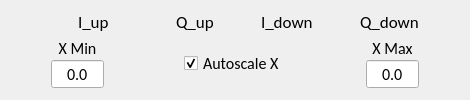
                <widget class="QWidget" name="tab_3">
                 <attribute name="title">
                  <string>IQ signals and Spectrums</string>
                 </attribute>
                 <layout class="QGridLayout" name="gridLayout_33">
                  <item row="2" column="0">
                   <layout class="QVBoxLayout" name="verticalLayout_110">
                    <property name="spacing">
                     <number>0</number>
                    </property>
                    <property name="topMargin">
                     <number>0</number>
                    </property>
                    <item>
                     <layout class="QHBoxLayout" name="horizontalLayout_66">
                      <property name="topMargin">
                       <number>0</number>
                      </property>
                      <item>
                       <spacer name="horizontalSpacer_174">
                        <property name="orientation">
                         <enum>Qt::Horizontal</enum>
                        </property>
                        <property name="sizeHint" stdset="0">
                         <size>
                          <width>40</width>
                          <height>20</height>
                         </size>
                        </property>
                       </spacer>
                      </item>
                      <item>
                       <widget class="QLabel" name="label_94">
                        <property name="sizePolicy">
                         <sizepolicy hsizetype="Maximum" vsizetype="Preferred">
                          <horstretch>0</horstretch>
                          <verstretch>0</verstretch>
                         </sizepolicy>
                        </property>
                        <property name="maximumSize">
                         <size>
                          <width>40</width>
                          <height>16777215</height>
                         </size>
                        </property>
                        <property name="text">
                         <string/>
                        </property>
                        <property name="pixmap">
                         <pixmap>../images/blue_legend.png</pixmap>
                        </property>
                        <property name="scaledContents">
                         <bool>false</bool>
                        </property>
                       </widget>
                      </item>
                      <item>
                       <spacer name="horizontalSpacer_175">
                        <property name="orientation">
                         <enum>Qt::Horizontal</enum>
                        </property>
                        <property name="sizeType">
                         <enum>QSizePolicy::Minimum</enum>
                        </property>
                        <property name="sizeHint" stdset="0">
                         <size>
                          <width>20</width>
                          <height>20</height>
                         </size>
                        </property>
                       </spacer>
                      </item>
                      <item>
                       <widget class="QLabel" name="label_95">
                        <property name="sizePolicy">
                         <sizepolicy hsizetype="Maximum" vsizetype="Preferred">
                          <horstretch>0</horstretch>
                          <verstretch>0</verstretch>
                         </sizepolicy>
                        </property>
                        <property name="font">
                         <font>
                          <family>Calibri</family>
                          <pointsize>13</pointsize>
                         </font>
                        </property>
                        <property name="text">
                         <string>I_up</string>
                        </property>
                       </widget>
                      </item>
                      <item>
                       <spacer name="horizontalSpacer_176">
                        <property name="orientation">
                         <enum>Qt::Horizontal</enum>
                        </property>
                        <property name="sizeHint" stdset="0">
                         <size>
                          <width>40</width>
                          <height>20</height>
                         </size>
                        </property>
                       </spacer>
                      </item>
                      <item>
                       <widget class="QLabel" name="label_96">
                        <property name="sizePolicy">
                         <sizepolicy hsizetype="Maximum" vsizetype="Preferred">
                          <horstretch>0</horstretch>
                          <verstretch>0</verstretch>
                         </sizepolicy>
                        </property>
                        <property name="maximumSize">
                         <size>
                          <width>40</width>
                          <height>16777215</height>
                         </size>
                        </property>
                        <property name="text">
                         <string/>
                        </property>
                        <property name="pixmap">
                         <pixmap>../images/red_legend.png</pixmap>
                        </property>
                        <property name="scaledContents">
                         <bool>false</bool>
                        </property>
                       </widget>
                      </item>
                      <item>
                       <spacer name="horizontalSpacer_177">
                        <property name="orientation">
                         <enum>Qt::Horizontal</enum>
                        </property>
                        <property name="sizeType">
                         <enum>QSizePolicy::Minimum</enum>
                        </property>
                        <property name="sizeHint" stdset="0">
                         <size>
                          <width>20</width>
                          <height>20</height>
                         </size>
                        </property>
                       </spacer>
                      </item>
                      <item>
                       <widget class="QLabel" name="label_97">
                        <property name="sizePolicy">
                         <sizepolicy hsizetype="Maximum" vsizetype="Preferred">
                          <horstretch>0</horstretch>
                          <verstretch>0</verstretch>
                         </sizepolicy>
                        </property>
                        <property name="font">
                         <font>
                          <family>Calibri</family>
                          <pointsize>13</pointsize>
                         </font>
                        </property>
                        <property name="text">
                         <string>Q_up</string>
                        </property>
                       </widget>
                      </item>
                      <item>
                       <spacer name="horizontalSpacer_178">
                        <property name="orientation">
                         <enum>Qt::Horizontal</enum>
                        </property>
                        <property name="sizeType">
                         <enum>QSizePolicy::Expanding</enum>
                        </property>
                        <property name="sizeHint" stdset="0">
                         <size>
                          <width>20</width>
                          <height>20</height>
                         </size>
                        </property>
                       </spacer>
                      </item>
                      <item>
                       <widget class="QLabel" name="label_98">
                        <property name="sizePolicy">
                         <sizepolicy hsizetype="Maximum" vsizetype="Preferred">
                          <horstretch>0</horstretch>
                          <verstretch>0</verstretch>
                         </sizepolicy>
                        </property>
                        <property name="maximumSize">
                         <size>
                          <width>40</width>
                          <height>16777215</height>
                         </size>
                        </property>
                        <property name="text">
                         <string/>
                        </property>
                        <property name="pixmap">
                         <pixmap>../images/blue_legend_2.png</pixmap>
                        </property>
                        <property name="scaledContents">
                         <bool>false</bool>
                        </property>
                       </widget>
                      </item>
                      <item>
                       <spacer name="horizontalSpacer_179">
                        <property name="orientation">
                         <enum>Qt::Horizontal</enum>
                        </property>
                        <property name="sizeType">
                         <enum>QSizePolicy::Minimum</enum>
                        </property>
                        <property name="sizeHint" stdset="0">
                         <size>
                          <width>20</width>
                          <height>20</height>
                         </size>
                        </property>
                       </spacer>
                      </item>
                      <item>
                       <widget class="QLabel" name="label_99">
                        <property name="sizePolicy">
                         <sizepolicy hsizetype="Maximum" vsizetype="Preferred">
                          <horstretch>0</horstretch>
                          <verstretch>0</verstretch>
                         </sizepolicy>
                        </property>
                        <property name="font">
                         <font>
                          <family>Calibri</family>
                          <pointsize>13</pointsize>
                         </font>
                        </property>
                        <property name="text">
                         <string>I_down</string>
                        </property>
                       </widget>
                      </item>
                      <item>
                       <spacer name="horizontalSpacer_180">
                        <property name="orientation">
                         <enum>Qt::Horizontal</enum>
                        </property>
                        <property name="sizeType">
                         <enum>QSizePolicy::Expanding</enum>
                        </property>
                        <property name="sizeHint" stdset="0">
                         <size>
                          <width>20</width>
                          <height>20</height>
                         </size>
                        </property>
                       </spacer>
                      </item>
                      <item>
                       <widget class="QLabel" name="label_100">
                        <property name="sizePolicy">
                         <sizepolicy hsizetype="Maximum" vsizetype="Preferred">
                          <horstretch>0</horstretch>
                          <verstretch>0</verstretch>
                         </sizepolicy>
                        </property>
                        <property name="maximumSize">
                         <size>
                          <width>40</width>
                          <height>16777215</height>
                         </size>
                        </property>
                        <property name="text">
                         <string/>
                        </property>
                        <property name="pixmap">
                         <pixmap>../images/red_legend_2.png</pixmap>
                        </property>
                        <property name="scaledContents">
                         <bool>false</bool>
                        </property>
                       </widget>
                      </item>
                      <item>
                       <spacer name="horizontalSpacer_181">
                        <property name="orientation">
                         <enum>Qt::Horizontal</enum>
                        </property>
                        <property name="sizeType">
                         <enum>QSizePolicy::Minimum</enum>
                        </property>
                        <property name="sizeHint" stdset="0">
                         <size>
                          <width>20</width>
                          <height>20</height>
                         </size>
                        </property>
                       </spacer>
                      </item>
                      <item>
                       <widget class="QLabel" name="label_101">
                        <property name="sizePolicy">
                         <sizepolicy hsizetype="Maximum" vsizetype="Preferred">
                          <horstretch>0</horstretch>
                          <verstretch>0</verstretch>
                         </sizepolicy>
                        </property>
                        <property name="font">
                         <font>
                          <family>Calibri</family>
                          <pointsize>13</pointsize>
                         </font>
                        </property>
                        <property name="text">
                         <string>Q_down</string>
                        </property>
                       </widget>
                      </item>
                      <item>
                       <spacer name="horizontalSpacer_182">
                        <property name="orientation">
                         <enum>Qt::Horizontal</enum>
                        </property>
                        <property name="sizeHint" stdset="0">
                         <size>
                          <width>40</width>
                          <height>20</height>
                         </size>
                        </property>
                       </spacer>
                      </item>
                     </layout>
                    </item>
                    <item>
                     <widget class="QWidget" name="IQ_Frequency_widget_FMCW_triangle_DualRate" native="true">
                      <property name="sizePolicy">
                       <sizepolicy hsizetype="Expanding" vsizetype="Expanding">
                        <horstretch>0</horstretch>
                        <verstretch>0</verstretch>
                       </sizepolicy>
                      </property>
                      <property name="font">
                       <font>
                        <family>Calibri</family>
                        <pointsize>12</pointsize>
                        <kerning>true</kerning>
                       </font>
                      </property>
                     </widget>
                    </item>
                    <item>
                     <layout class="QHBoxLayout" name="horizontalLayout_55">
                      <property name="spacing">
                       <number>0</number>
                      </property>
                      <property name="topMargin">
                       <number>0</number>
                      </property>
                      <item>
                       <spacer name="horizontalSpacer_102">
                        <property name="orientation">
                         <enum>Qt::Horizontal</enum>
                        </property>
                        <property name="sizeType">
                         <enum>QSizePolicy::Maximum</enum>
                        </property>
                        <property name="sizeHint" stdset="0">
                         <size>
                          <width>40</width>
                          <height>20</height>
                         </size>
                        </property>
                       </spacer>
                      </item>
                      <item>
                       <layout class="QVBoxLayout" name="verticalLayout_58">
                        <property name="leftMargin">
                         <number>0</number>
                        </property>
                        <property name="topMargin">
                         <number>0</number>
                        </property>
                        <item>
                         <widget class="QLabel" name="label_63">
                          <property name="sizePolicy">
                           <sizepolicy hsizetype="Minimum" vsizetype="Preferred">
                            <horstretch>0</horstretch>
                            <verstretch>0</verstretch>
                           </sizepolicy>
                          </property>
                          <property name="font">
                           <font>
                            <family>Calibri</family>
                            <pointsize>12</pointsize>
                           </font>
                          </property>
                          <property name="text">
                           <string>X Min</string>
                          </property>
                          <property name="alignment">
                           <set>Qt::AlignCenter</set>
                          </property>
                         </widget>
                        </item>
                        <item>
                         <widget class="QDoubleSpinBox" name="XMin_FMCW_triangle_DualRate_2">
                          <property name="minimumSize">
                           <size>
                            <width>0</width>
                            <height>25</height>
                           </size>
                          </property>
                          <property name="maximumSize">
                           <size>
                            <width>80</width>
                            <height>16777215</height>
                           </size>
                          </property>
                          <property name="font">
                           <font>
                            <family>Calibri</family>
                            <pointsize>12</pointsize>
                           </font>
                          </property>
                          <property name="alignment">
                           <set>Qt::AlignCenter</set>
                          </property>
                          <property name="buttonSymbols">
                           <enum>QAbstractSpinBox::NoButtons</enum>
                          </property>
                          <property name="decimals">
                           <number>1</number>
                          </property>
                          <property name="minimum">
                           <double>-500.000000000000000</double>
                          </property>
                          <property name="maximum">
                           <double>500.000000000000000</double>
                          </property>
                         </widget>
                        </item>
                       </layout>
                      </item>
                      <item>
                       <spacer name="horizontalSpacer_103">
                        <property name="orientation">
                         <enum>Qt::Horizontal</enum>
                        </property>
                        <property name="sizeType">
                         <enum>QSizePolicy::Expanding</enum>
                        </property>
                        <property name="sizeHint" stdset="0">
                         <size>
                          <width>40</width>
                          <height>20</height>
                         </size>
                        </property>
                       </spacer>
                      </item>
                      <item>
                       <widget class="QCheckBox" name="AutoScaleX_FMCW_triangle_DualRate_2">
                        <property name="sizePolicy">
                         <sizepolicy hsizetype="Minimum" vsizetype="Fixed">
                          <horstretch>0</horstretch>
                          <verstretch>0</verstretch>
                         </sizepolicy>
                        </property>
                        <property name="font">
                         <font>
                          <family>Calibri</family>
                          <pointsize>12</pointsize>
                         </font>
                        </property>
                        <property name="text">
                         <string>Autoscale X</string>
                        </property>
                        <property name="checked">
                         <bool>true</bool>
                        </property>
                       </widget>
                      </item>
                      <item>
                       <spacer name="horizontalSpacer_104">
                        <property name="orientation">
                         <enum>Qt::Horizontal</enum>
                        </property>
                        <property name="sizeType">
                         <enum>QSizePolicy::Expanding</enum>
                        </property>
                        <property name="sizeHint" stdset="0">
                         <size>
                          <width>40</width>
                          <height>20</height>
                         </size>
                        </property>
                       </spacer>
                      </item>
                      <item>
                       <layout class="QVBoxLayout" name="verticalLayout_59">
                        <property name="leftMargin">
                         <number>0</number>
                        </property>
                        <property name="topMargin">
                         <number>0</number>
                        </property>
                        <item>
                         <widget class="QLabel" name="label_64">
                          <property name="sizePolicy">
                           <sizepolicy hsizetype="Minimum" vsizetype="Preferred">
                            <horstretch>0</horstretch>
                            <verstretch>0</verstretch>
                           </sizepolicy>
                          </property>
                          <property name="font">
                           <font>
                            <family>Calibri</family>
                            <pointsize>12</pointsize>
                           </font>
                          </property>
                          <property name="text">
                           <string>X Max</string>
                          </property>
                          <property name="alignment">
                           <set>Qt::AlignCenter</set>
                          </property>
                         </widget>
                        </item>
                        <item>
                         <widget class="QDoubleSpinBox" name="XMax_FMCW_triangle_DualRate_2">
                          <property name="minimumSize">
                           <size>
                            <width>0</width>
                            <height>25</height>
                           </size>
                          </property>
                          <property name="maximumSize">
                           <size>
                            <width>80</width>
                            <height>16777215</height>
                           </size>
                          </property>
                          <property name="font">
                           <font>
                            <family>Calibri</family>
                            <pointsize>12</pointsize>
                           </font>
                          </property>
                          <property name="alignment">
                           <set>Qt::AlignCenter</set>
                          </property>
                          <property name="buttonSymbols">
                           <enum>QAbstractSpinBox::NoButtons</enum>
                          </property>
                          <property name="decimals">
                           <number>1</number>
                          </property>
                          <property name="minimum">
                           <double>-500.000000000000000</double>
                          </property>
                          <property name="maximum">
                           <double>500.000000000000000</double>
                          </property>
                         </widget>
                        </item>
                       </layout>
                      </item>
                      <item>
                       <spacer name="horizontalSpacer_105">
                        <property name="orientation">
                         <enum>Qt::Horizontal</enum>
                        </property>
                        <property name="sizeType">
                         <enum>QSizePolicy::Maximum</enum>
                        </property>
                        <property name="sizeHint" stdset="0">
                         <size>
                          <width>40</width>
                          <height>20</height>
                         </size>
                        </property>
                       </spacer>
                      </item>
                     </layout>
                    </item>
                   </layout>
                  </item>
                 </layout>
                </widget>
